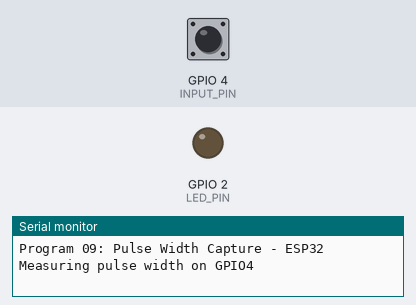
This program was run on a simulated ESP32. On the bench: output pins drawn as LEDs (lit = HIGH), the last lines printed to the serial monitor. The inputs (shaded band) are chosen by the test bench; at power-on: GPIO 4 (INPUT_PIN) HIGH.

Above: at 2.2 s.
2.3 s: GPIO 4 (INPUT_PIN) pulled LOW for 0.15 s
At 3.5 s:
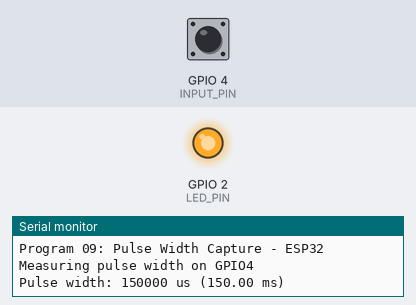
3.9 s: GPIO 4 (INPUT_PIN) pulled LOW for 1 s
At 6.0 s:
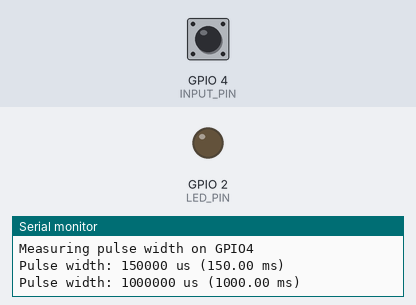
Timing chart, 0 to 7.5 s (numbered marks = the images above; inputs shaded):
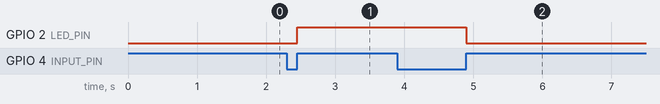

The program:

main.cpp
```cpp
/**
 * @file main.cpp
 * @brief Program 09: RMT Pulse Width Capture - ESP32
 */

#include <Arduino.h>

#define INPUT_PIN   4
#define LED_PIN     2

volatile unsigned long pulseStart = 0;
volatile unsigned long pulseWidth = 0;
volatile bool newPulse = false;

void IRAM_ATTR pulseISR() {
    if (digitalRead(INPUT_PIN) == LOW) {
        pulseStart = micros();
    } else {
        pulseWidth = micros() - pulseStart;
        newPulse = true;
    }
}

void setup() {
    Serial.begin(115200);
    delay(1000);

    Serial.println("Program 09: Pulse Width Capture - ESP32\n");

    pinMode(INPUT_PIN, INPUT_PULLUP);
    pinMode(LED_PIN, OUTPUT);

    attachInterrupt(digitalPinToInterrupt(INPUT_PIN), pulseISR, CHANGE);

    Serial.printf("Measuring pulse width on GPIO%d\n\n", INPUT_PIN);
}

void loop() {
    if (newPulse) {
        newPulse = false;

        Serial.printf("Pulse width: %lu us", pulseWidth);

        if (pulseWidth > 1000000) {
            Serial.printf(" (%.2f s)\n", pulseWidth / 1000000.0);
        } else if (pulseWidth > 1000) {
            Serial.printf(" (%.2f ms)\n", pulseWidth / 1000.0);
        } else {
            Serial.println(" us");
        }

        digitalWrite(LED_PIN, !digitalRead(LED_PIN));
    }
}
```

Measured:
- after the input at 2.3 s, GPIO 2 (LED_PIN): LOW → HIGH after 0.15 s
- after the input at 3.9 s, GPIO 2 (LED_PIN): HIGH → LOW after 1.0 s
